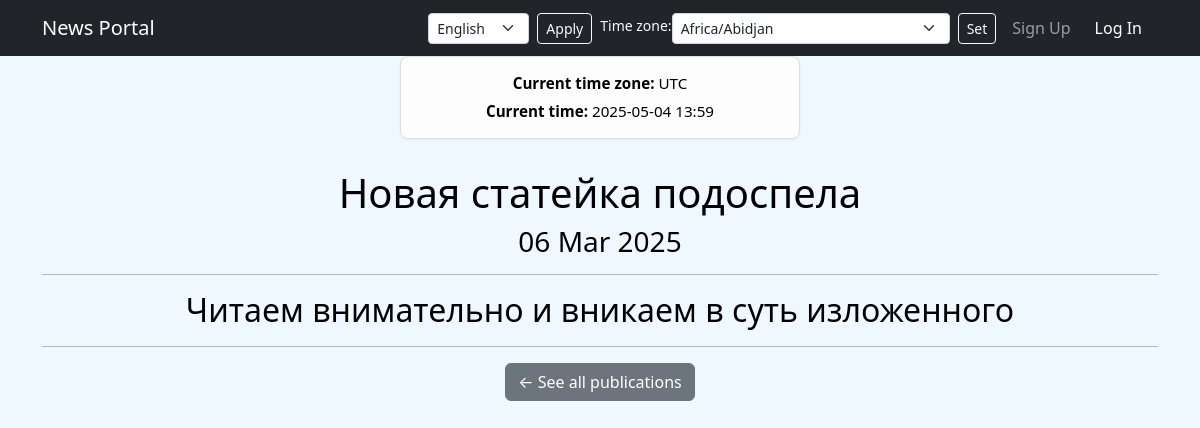
The page /news/20/ on the database as committed earlier.
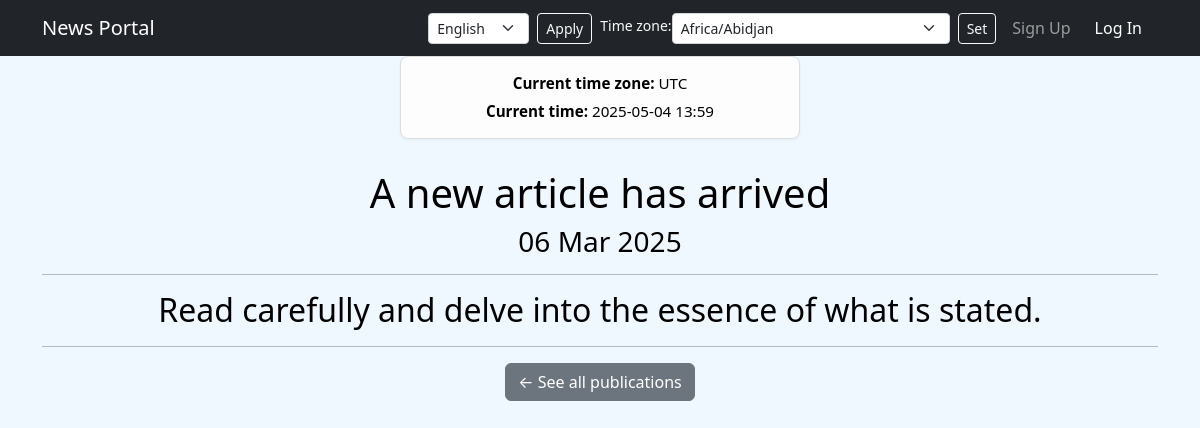
The same page on the database as committed later.
### news/models.py (models this page shows, shortened)
class Post(models.Model):
    author = models.ForeignKey(
        Author,
        on_delete=models.CASCADE,
        help_text=_('Author of publication'),
        verbose_name=_('Author'),
    )
    ARTICLE = 'AR'
    NEWS = 'NW'
    CATEGORIES = (
        (NEWS, _('News')),
        (ARTICLE, _('Article')),
    )
    publication = models.CharField(
        max_length=2,
        choices=CATEGORIES,
        default=NEWS,
        verbose_name = _('Publication'),
    )
    date_creation = models.DateTimeField(auto_now_add=True, verbose_name=_('Date of publication'))
    post_category = models.ManyToManyField(Category, through='PostCategory')
    title = models.CharField(max_length=256, verbose_name=_('Title'))
    text = models.TextField(verbose_name=_('Text'))
    rating = models.SmallIntegerField(default=0, verbose_name=_('Rating'))
    def __str__(self):
        return f'{self.title}'
    class Meta:
        verbose_name = _('Publication')
        verbose_name_plural = _('Publications')

### news/views.py (the view)
# urls.py: path('<int:pk>/', cache_page(60 * 5)(NewList.as_view()), name='new_detail'),
class NewList(DetailView):
    model = Post
    template_name = 'new.html'
    context_object_name = 'new'
    queryset = Post.objects.all()
    def get_object(self, *args, **kwargs): # переопределяем метод получения объекта
        obj = cache.get(f'post-{self.kwargs["pk"]}', None)
        if not obj:
            obj = super().get_object(queryset=self.queryset)
            cache.set(f'post-{self.kwargs["pk"]}', obj)
        return obj
    def get_context_data(self, **kwargs):
        context = super().get_context_data(**kwargs)
        timezone_name = self.request.session.get('django_timezone', 'UTC')
        timezone.activate(pytz.timezone(timezone_name))  # Активируем часовой пояс
        current_time = timezone.now()  # Получаем текущее время
        context['timezones'] = pytz.common_timezones  # Все доступные часовые пояса
        context['current_time'] = current_time  # Добавляем в контекст текущее время
        return context

### news/templatetags/custom_filters.py (called while the page is built)
@register.filter()
def censor(value):
    bad_word = ['Искусство', 'Мэр', 'геймеров', 'очко']
    for word in value.split():
        for i in bad_word:
            if i.lower() in word.lower().replace(',.:;/-\\""', ''):
                value = value.replace(i, f"{i[0]}{'*' * (len(i) - 1)}")
    if not isinstance(value, str):
        raise TypeError(f'Filter applied to an unresolved type {type(value)}\nAllowed type str')
    return value

### templates/new.html (shortened to what this page needs)
{% extends 'flatpages/default.html' %}
{% load i18n %}
{% load tz %}
{% load custom_filters %}
{% block content %}
<h1>{{ new }}</h1>
<h3>{{ new.date_creation|date:'d M Y' }}</h3>
<hr>
<h2>{{ new.text|censor }}</h2>
<hr>
<a href="{% url 'news_list' %}" class="btn btn-secondary">← {% trans "See all publications" %}</a>
{% endblock content %}

Rows that differ between the two databases and show on the page:
changed Post: title "Новая статейка подоспела" → "A new article has arrived"; text|censor "Читаем внимательно и вникаем в суть изложенного" → "Read carefully and delve into the essence of what is stated."
